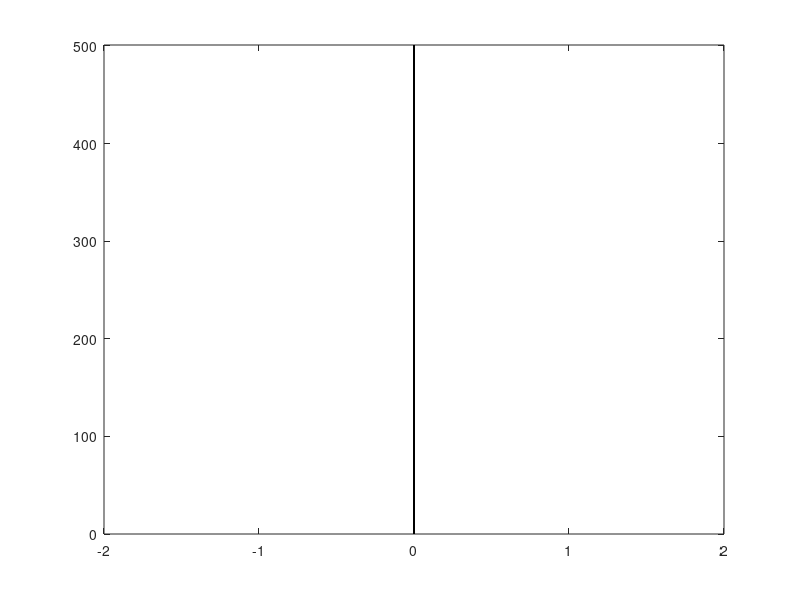

Recreate this plot in MATLAB. (Note: this script raises an error after producing the figure.)
%%%%%%%%%%%%%%%%%%%%%%%%%%%%%%%
% Стартовая программа для демонстрации случайных %
% блужданий %
%%%%%%%%%%%%%%%%%%%%%%%%%%%%%%%
n =500; % Число частиц
dh =.02; % Параметр случайного распределения
% Задание вектор-столбцов координат точек
y =1:n;
y=y'; x =zeros(size(y));
h=plot(x,y,'k.'); % Вывод начального положения точек
axis([-2 2 0 n+1 ]); % Задание осей
% Определение режима перерисовки и размера точек
set(h,'EraseMode','background','MarkerSize',3);
pause(1); % Пауза для вывода графика на экран
i=0; % Начальное значение

dn=-2:0.05:2;
a=0;
b=0;
ln=line(b,a);
le=line;
nc=0;
while nc < 10000 % neБесконечный цикл
nc=nc+1;
i=i+1;
x=x+dh*(2*rand(n,1)-1); % Случайные смещения x-координаты каждой точки
% Смена координат точек на рисунке
set(h,'XData',x,'YData',y,'Color','k');
[a,b] = hist(x,dn);
[a,b] = stairs(a,b);
c = 40*exp(-b.*b/2/nc/dh/dh)/sqrt(2*nc*pi*dh*dh);
set(ln, 'XData', b,'YData',a);
set(le, 'XData', b,'YData',c);
pause(0.1);
end;
%%%%%%%%%%%%%%%%%%%%%%%%%%%%%%%%%%%%%%%%
